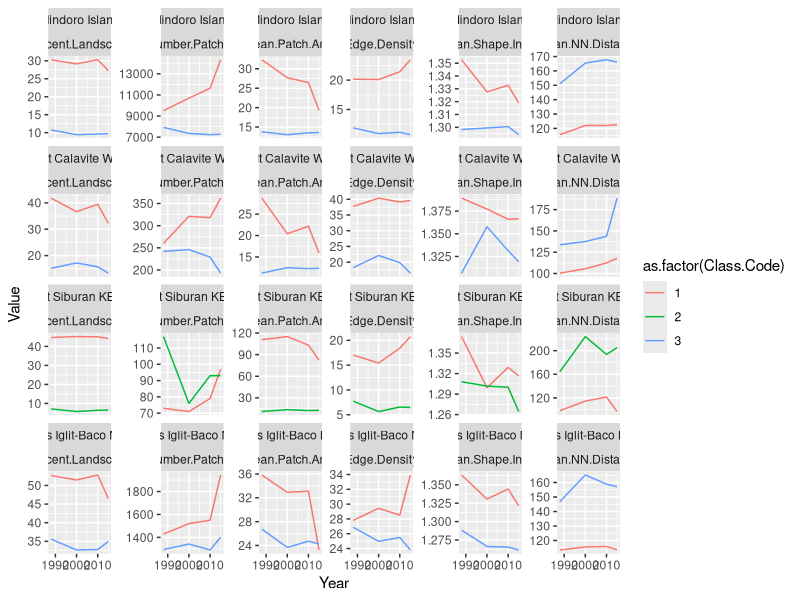

Write R code to recreate this figure. (Note: this script raises an error after producing the figure.)
# Script Description ----------------------
# This R script creates a visualisation plot using ggplot2 package of the changes in landscape metrics calculated for 
# various land cover types in Mindoro Island, Philippines at four time-points: 1988, 2000, 2010, 2015. The land cover
# maps were derived from land cover classification of Landsat data for each time-point. The landscape metrics were 
# calculated separately by Johanness Jamaludin using the landscapemetrics R package. 
#
# Script By:      Jose Don T De Alban
# Date Created:   12 Apr 2021
# Last Modified:  


# Set Working Directory -------------------
setwd("/Users/dondealban/Dropbox/Research/Mindoro/landscape patterns/")

# Load Libraries --------------------------
library(reshape2)
library(tidyverse)

# Read Data Files ------------------------
csvLM <- read.csv(file="mindoro-pattern-metrics-wide-final-allregions_rev.csv", header=TRUE, sep=",")
colnames(csvLM) <- c("Code.Region.Year","Site","Year","Class.Code","Land.Cover","Percent.Landscape",
                     "Number.Patches","Mean.Patch.Area","Edge.Density","Mean.Shape.Index","Mean.NN.Distance")

# Reorganise Input Data Files ------------
# Convert dataframe from wide-format to long-format
dfLMall <- melt(csvLM, id.vars=c("Code.Region.Year","Site","Year","Class.Code","Land.Cover"))
colnames(dfLMall) <- c("Code.Region.Year","Site","Year","Class.Code","Land.Cover","Landscape.Metrics","Value")
# Create subset dataframe by extracting forest/grassland land cover types
dfLMsub <- dfLMall %>% filter(dfLMall$Land.Cover %in% "Forest" | dfLMall$Land.Cover %in% "Grassland")

# Generate Plots ------------------------

# Plot #1: Changes in Landscape Metrics for All Land Cover Types
plot1 <- ggplot() + geom_line(data=dfLMall, aes(x=Year, y=Value, colour=as.factor(Class.Code)))
plot1 <- plot1 + facet_wrap(Site ~ Landscape.Metrics, ncol=6, scales="free_y")
plot1 <- plot1 + scale_colour_manual(name="Land Cover Type",
                                     values=c("#246a24","#6666ff","#c6f800","#ffff66","#bcbdbc","#07d316","#ff0000","#66ccff"),
                                     labels=c("Forest","Mangrove","Grassland","Rice Paddy / Bare Soil",
                                              "Exposed Rock","Shrub / Other Vegetation","Built-up Area","Water Body"))


# Plot #2: Changes in Landscape Metrics for a Subset of Land Cover Types
plot2 <- ggplot() + geom_line(data=dfLMsub, aes(x=Year, y=Value, colour=as.factor(Class.Code)))
plot2 <- plot2 + facet_wrap(Site ~ Landscape.Metrics, ncol=6, scales="free_y")

